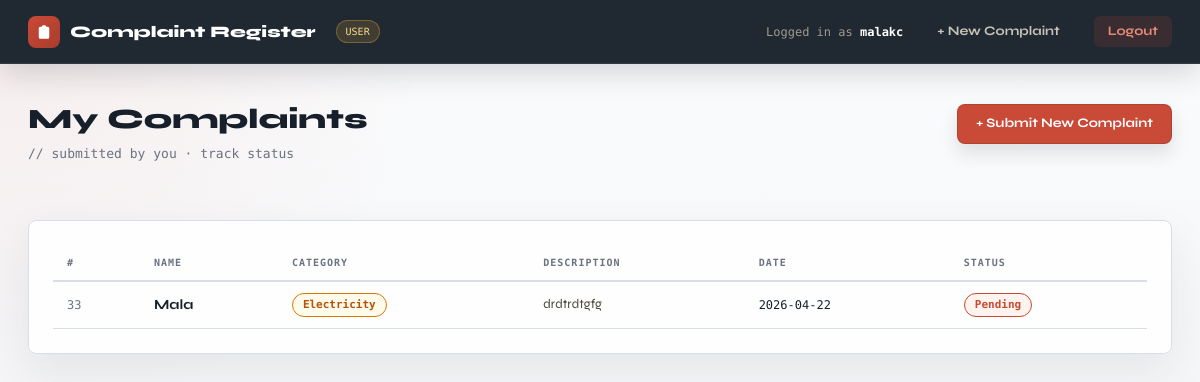
The app's page /dashboard (signed in) with its own data.
### tables this page shows
CREATE TABLE complaints (
                id          INTEGER PRIMARY KEY AUTOINCREMENT,
                user_id     INTEGER NOT NULL,
                name        TEXT    NOT NULL,
                category    TEXT    NOT NULL,
                description TEXT    NOT NULL,
                date        TEXT    NOT NULL,
                status      TEXT    NOT NULL DEFAULT 'Pending',
                FOREIGN KEY(user_id) REFERENCES users(id)
            );

### complaint_register/complaint_register/app.py (the view, shortened to what this page needs)
@app.route("/dashboard")
@login_required
def dashboard():
    with get_db() as conn:
        complaints = conn.execute(
            "SELECT * FROM complaints WHERE user_id=? ORDER BY id DESC",
            (session["user_id"],),
        ).fetchall()
        return render_template("user_dashboard.html", complaints=complaints)

### complaint_register/complaint_register/app.py (called while the page is built)
def get_db():
    conn = sqlite3.connect(DB)
    conn.row_factory = sqlite3.Row
    conn.execute("PRAGMA journal_mode=MEMORY")
    return conn

def login_required(f):
    @wraps(f)
    def decorated(*args, **kwargs):
        if "user_id" not in session:
            return redirect(url_for("login"))
        return f(*args, **kwargs)
    return decorated

### complaint_register/complaint_register/templates/user_dashboard.html (shortened to what this page needs)
{% extends 'base.html' %}
{% block content %}
<div style="display:flex;align-items:flex-start;justify-content:space-between;flex-wrap:wrap;gap:16px;margin-bottom:28px;">
  <div>
    <div class="page-title">My Complaints</div>
    <div class="page-sub">// submitted by you · track status</div>
  </div>
  <a href="{{ url_for('submit') }}" class="btn btn-primary" style="margin-top:6px;">+ Submit New Complaint</a>
</div>
{% if complaints %}
<div class="card">
  <div class="table-wrap">
    <table>
      <thead>
        <tr>
          <th>#</th>
          <th>Name</th>
          <th>Category</th>
          <th>Description</th>
          <th>Date</th>
          <th>Status</th>
        </tr>
      </thead>
      <tbody>
        {% for c in complaints %}
        <tr>
          <td style="font-family:'DM Mono',monospace;font-size:12px;color:var(--muted);">{{ c.id }}</td>
          <td style="font-weight:700;">{{ c.name }}</td>
          <td><span class="badge badge-{{ c.category }}">{{ c.category }}</span></td>
          <td class="desc-cell"><div class="desc-text" title="{{ c.description }}">{{ c.description }}</div></td>
          <td style="font-family:'DM Mono',monospace;font-size:12px;white-space:nowrap;">{{ c.date }}</td>
          <td><span class="badge badge-{{ c.status }}">{{ c.status }}</span></td>
        </tr>
        {% endfor %}
      </tbody>
    </table>
  </div>
</div>
{% endif %}
{% endblock %}

### complaint_register/complaint_register/templates/base.html (style rules this page uses)
*, *::before, *::after { box-sizing: border-box; margin: 0; padding: 0; }
:root { --ink: #17202a; --paper: #f6f7f9; --accent: #c94a37; --accent2: #e3a638; --green: #25745a; --blue: #2867b2; --muted: #6b7280; --card: #ffffff; --soft: #eef1f5; --border: #d8dee8; --shadow: 0 18px 45px rgba(23, 32, 42, 0.08); --nav-h: 64px; }
html, body { height: 100%; }
body { font-family: 'Syne', sans-serif; background: radial-gradient(circle at top left, rgba(201,74,55,0.08), transparent 30%), linear-gradient(180deg, #fbfcfd 0%, var(--paper) 42%, #eef1f5 100%); color: var(--ink); min-height: 100vh; line-height: 1.5; }
.card { background: rgba(255,255,255,0.92); border: 1px solid var(--border); border-radius: 8px; padding: 24px; box-shadow: var(--shadow); }
.table-wrap { overflow-x: auto; }
table { width: 100%; border-collapse: collapse; font-size: 14px; }
thead th { text-align: left; padding: 10px 14px; font-size: 10px; font-family: 'DM Mono', monospace; text-transform: uppercase; letter-spacing: 1px; color: var(--muted); border-bottom: 2px solid var(--border); white-space: nowrap; }
tbody tr { border-bottom: 1px solid var(--border); transition: background 0.12s; }
tbody td { padding: 11px 14px; vertical-align: middle; }
.badge { display: inline-block; padding: 3px 10px; border-radius: 999px; font-size: 11px; font-weight: 700; font-family: 'DM Mono', monospace; border: 1.5px solid; }
.badge-Pending { background:#fef3ee; color:#c84b31; border-color:#c84b31; }
.badge-Electricity { background:#fffbeb; color:#b45309; border-color:#d97706; }
.btn { padding: 9px 18px; border: 1px solid rgba(23,32,42,0.16); border-radius: 8px; font-family: 'Syne', sans-serif; font-size: 13px; font-weight: 700; cursor: pointer; box-shadow: 0 9px 18px rgba(23,32,42,0.12); transition: transform 0.1s, box-shadow 0.1s, background 0.15s; text-decoration: none; display: inline-block; }
.btn-primary { background: var(--accent); color: white; }
.page-title { font-size: 28px; font-weight: 800; letter-spacing: 0; margin-bottom: 4px; }
.page-sub { font-size: 13px; color: var(--muted); font-family: 'DM Mono', monospace; margin-bottom: 28px; }
.desc-cell { max-width: 280px; }
.desc-text { display: -webkit-box; -webkit-line-clamp: 2; -webkit-box-orient: vertical; overflow: hidden; font-size: 13px; color: #4a4640; line-height: 1.5; }

### records on screen
complaints: id "33", name "Mala", category "Electricity", description "drdtrdtgfg", date "2026-04-22", status "Pending"

### other values on screen
{{ session.role | upper }} "USER"
{{ session.username }} "malakc"
